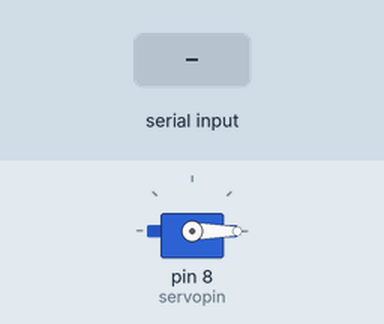
Simulated run of this sketch. Board: Arduino Uno, built with avr-gcc and run on an emulated ATmega328P. Shown: servo. Inputs (shaded band) come from the test bench.

Above: at 1.2 s.
1.3 s: "30,150\n" received over Serial
At 2.0 s:
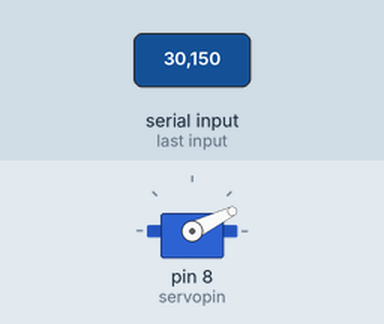
3.8 s: "90,45\n" received over Serial
At 5.8 s:
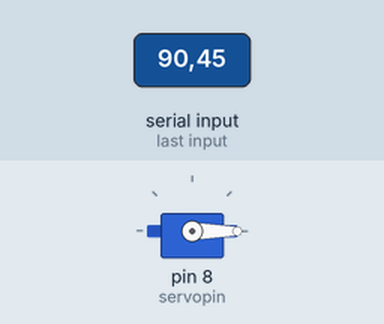
Timing chart, 0 to 7.3 s (numbered marks = the images above; inputs shaded):
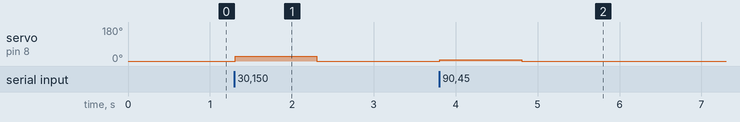

The sketch:

NetworkRecievingArduino.ino
```cpp
#include <Servo.h>

Servo servo;
const int potpin = 1;
const int servopin = 8;
int potVal =0;

void setup() {
  Serial.begin(9600);
  servo.attach(servopin);
}

void loop() {

    if(Serial.available()>0){
       potVal = Serial.parseInt();
    }
  servo.write(map(potVal, 0, 1023, 0, 180));
}

// windows command prompt ipconfig
//   173.250.146.145
```

Measured:
- after the input at 1.3 s, servo on pin 8 (servopin): 0° → 26° at once, → 0° 1.0 s later
- after the input at 3.8 s, servo on pin 8 (servopin): 0° → 7° at once, → 0° 1.0 s later
